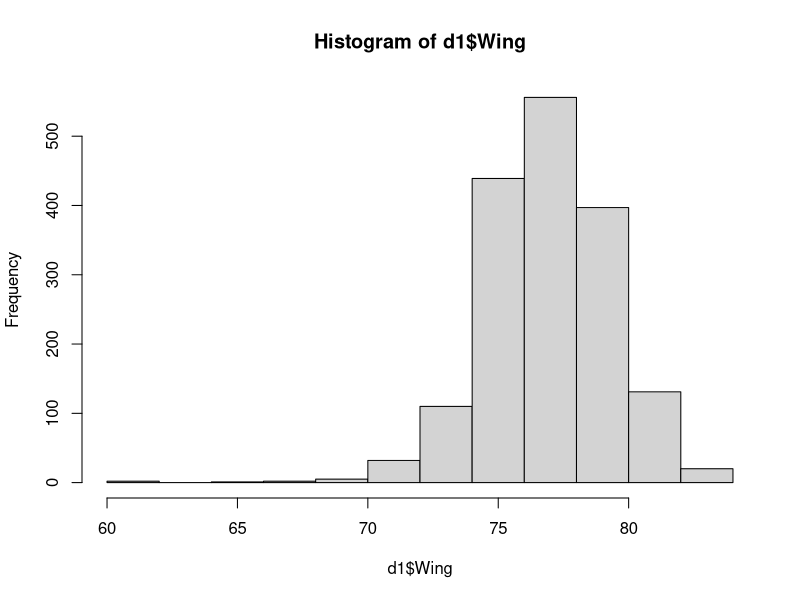
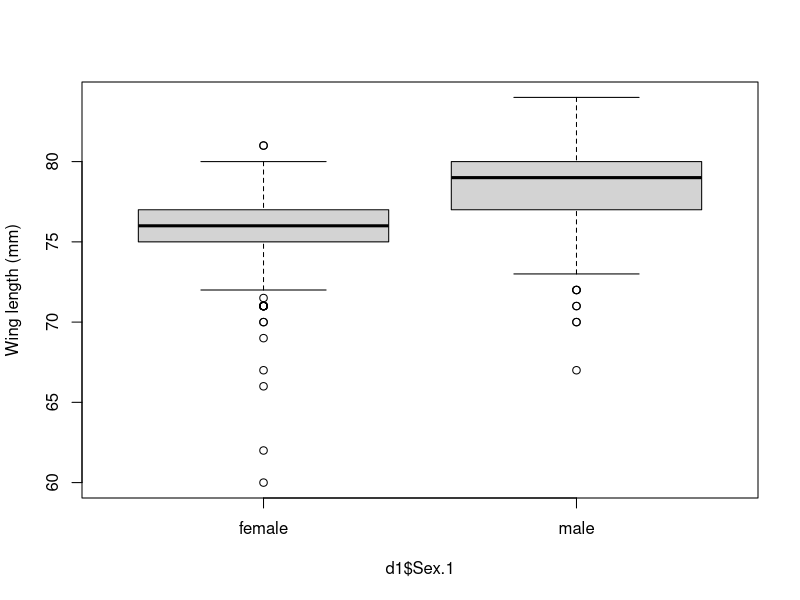
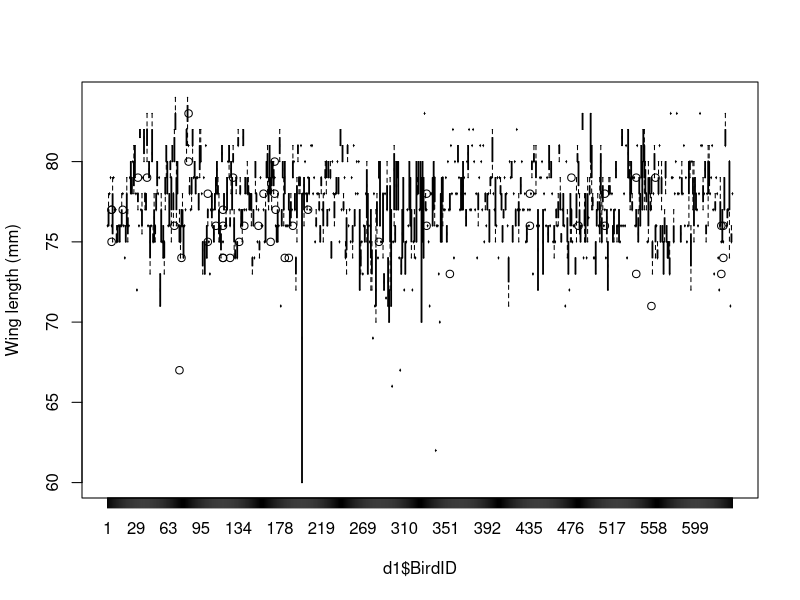
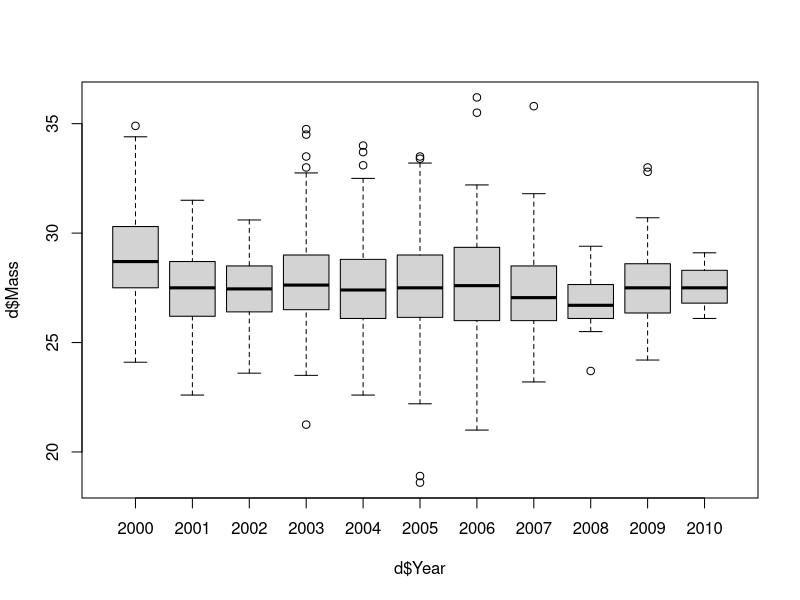

Source code (R) for these figures, in order:
#!/usr/bin/Rscript
# Author - Jacob Griffiths, jacob.griffiths18@imperial.ac.uk
# Date - Dec 2018

# Stats with sparrows 13
rm(list=ls())
require(dplyr)

d <- read.table("../Data/SparrowSize.txt", header=TRUE)

# ANOVA - analysis of variance, a test for differences of variances between groups
# Null hypothesis = groups are equal
# Idea being that variability between groups is larger than within groups
# Three requirements: within-group variation, between-group variation, total variation (sum of first 2)

# Within group:
ai <- c(1,1,2,1,1,1) # mu = 1.17, SS = 0.83, sig = 0.14
bi <- c(3,3,4,3,3,3) # mu = 3.17, SS = 0.83, sig = 0.14
ci <- c(5,5,4,5,5,1) # mu = 4.17, SS = 12.83, sig = 2.14

# Between group, mu = 2.84, SS = 28 (weigh each SS with n of group)
# Total stuff, mu = 2.83, SS = 42.5
anova(lm(ai~as.factor(ci)))

# Sparrow example
d1 <- subset(d, d$Wing!="NA")
summary(d1$Wing)
hist(d1$Wing) # appears to be some outliers, potentially young/moulting birds
model1 <- lm(Wing~Sex.1, data=d1)
summary(model1)
boxplot(d1$Wing~d1$Sex.1, ylab="Wing length (mm)")
anova(model1)
# The anova shows the SS for in-group variance and for the residuals. 
# It also shows the mean squares for within and between groups
# F-value is calculated by dividing the mean squares of the between-group estimate by the residual mean squares

# Now we know wing length differs between sexes, but by how much?
# t-test (analyses run after main analysis are called "post-hoc" tests)
t.test(d1$Wing~d1$Sex.1, var.equal=TRUE)

# What about when there is more than two groups?
# Each sparrow is measured multiple times, does their wing length change over time?
# Now BirdID becomes the factorial explanatory variable
boxplot(d1$Wing~d1$BirdID, ylab="Wing length (mm)")

tbl_df(d1)
glimpse(d1)
d$Mass %>% cor.test(d$Tarsus, na.rm=TRUE) # %>% pipes the first object into the function

d1 %>% 
  group_by(BirdID) %>% #group
  summarise (count=length(BirdID)) %>%
    count(count)

count(d1, BirdID) #quicker way but can't count(count)

model3 <- lm(Wing~as.factor(BirdID), data=d1)
anova(model3) #Can see there is more variation among groups(BirdID) than within groups(residuals)
# SO, t-test is about estimates, about difference in size
# ANOVA is about the difference in variance among groups vs. within groups

# What about mass variation by year?
boxplot(d$Mass~d$Year)
m2 <- lm(d$Mass~as.factor(d$Year))
anova(m2) #can see there is variation between years but between which ones?
summary(m2)
